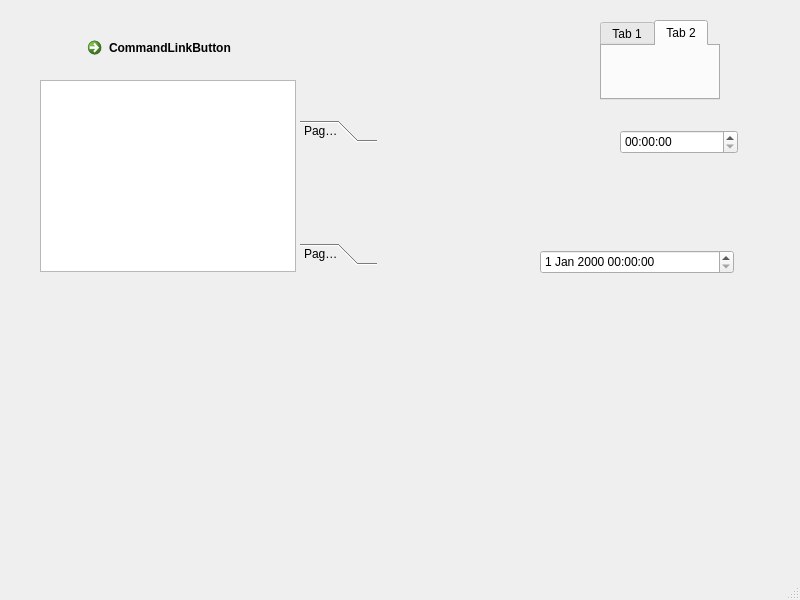
<?xml version="1.0" encoding="UTF-8"?>
<ui version="4.0">
 <class>MainWindow</class>
 <widget class="QMainWindow" name="MainWindow">
  <property name="geometry">
   <rect>
    <x>0</x>
    <y>0</y>
    <width>800</width>
    <height>600</height>
   </rect>
  </property>
  <property name="windowTitle">
   <string>MainWindow</string>
  </property>
  <widget class="QWidget" name="centralwidget">
   <widget class="QCommandLinkButton" name="commandLinkButton">
    <property name="geometry">
     <rect>
      <x>80</x>
      <y>30</y>
      <width>193</width>
      <height>41</height>
     </rect>
    </property>
    <property name="text">
     <string>CommandLinkButton</string>
    </property>
   </widget>
   <widget class="QListView" name="listView">
    <property name="geometry">
     <rect>
      <x>40</x>
      <y>80</y>
      <width>256</width>
      <height>192</height>
     </rect>
    </property>
   </widget>
   <widget class="QToolBox" name="toolBox">
    <property name="geometry">
     <rect>
      <x>300</x>
      <y>120</y>
      <width>77</width>
      <height>145</height>
     </rect>
    </property>
    <property name="currentIndex">
     <number>0</number>
    </property>
    <widget class="QWidget" name="page">
     <property name="geometry">
      <rect>
       <x>0</x>
       <y>0</y>
       <width>77</width>
       <height>77</height>
      </rect>
     </property>
     <attribute name="label">
      <string>Page 1</string>
     </attribute>
    </widget>
    <widget class="QWidget" name="page_2">
     <property name="geometry">
      <rect>
       <x>0</x>
       <y>0</y>
       <width>100</width>
       <height>30</height>
      </rect>
     </property>
     <attribute name="label">
      <string>Page 2</string>
     </attribute>
    </widget>
   </widget>
   <widget class="QTabWidget" name="tabWidget">
    <property name="geometry">
     <rect>
      <x>600</x>
      <y>20</y>
      <width>120</width>
      <height>80</height>
     </rect>
    </property>
    <property name="currentIndex">
     <number>1</number>
    </property>
    <widget class="QWidget" name="tab">
     <attribute name="title">
      <string>Tab 1</string>
     </attribute>
    </widget>
    <widget class="QWidget" name="tab_2">
     <attribute name="title">
      <string>Tab 2</string>
     </attribute>
    </widget>
   </widget>
   <widget class="QTimeEdit" name="timeEdit">
    <property name="geometry">
     <rect>
      <x>620</x>
      <y>130</y>
      <width>118</width>
      <height>24</height>
     </rect>
    </property>
   </widget>
   <widget class="QDateTimeEdit" name="dateTimeEdit">
    <property name="geometry">
     <rect>
      <x>540</x>
      <y>250</y>
      <width>194</width>
      <height>24</height>
     </rect>
    </property>
   </widget>
  </widget>
  <widget class="QMenuBar" name="menubar">
   <property name="geometry">
    <rect>
     <x>0</x>
     <y>0</y>
     <width>800</width>
     <height>22</height>
    </rect>
   </property>
  </widget>
  <widget class="QStatusBar" name="statusbar"/>
 </widget>
 <resources/>
 <connections/>
</ui>
